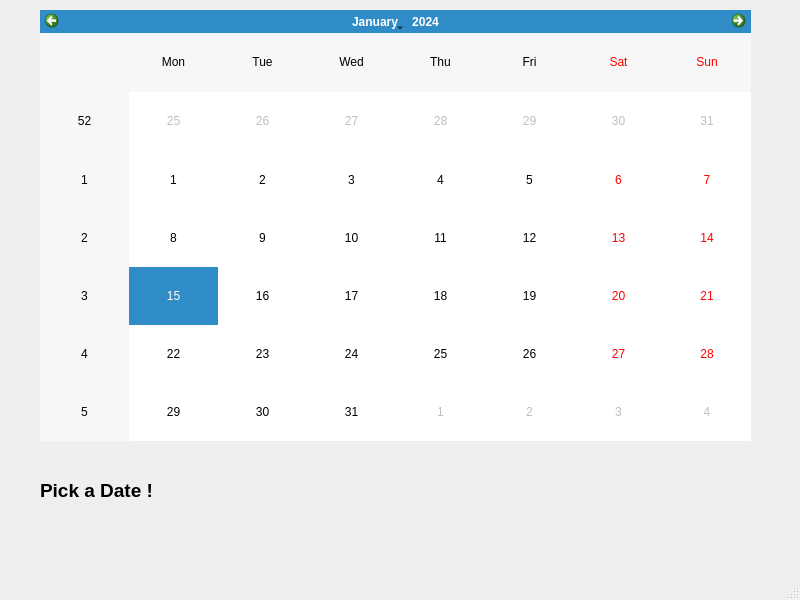
<?xml version="1.0" encoding="UTF-8"?>
<ui version="4.0">
 <class>MainWindow</class>
 <widget class="QMainWindow" name="MainWindow">
  <property name="geometry">
   <rect>
    <x>0</x>
    <y>0</y>
    <width>800</width>
    <height>600</height>
   </rect>
  </property>
  <property name="windowTitle">
   <string>MainWindow</string>
  </property>
  <widget class="QWidget" name="centralwidget">
   <widget class="QCalendarWidget" name="calendarWidget">
    <property name="geometry">
     <rect>
      <x>40</x>
      <y>10</y>
      <width>711</width>
      <height>431</height>
     </rect>
    </property>
   </widget>
   <widget class="QLabel" name="label">
    <property name="geometry">
     <rect>
      <x>40</x>
      <y>460</y>
      <width>711</width>
      <height>61</height>
     </rect>
    </property>
    <property name="font">
     <font>
      <pointsize>14</pointsize>
      <weight>75</weight>
      <bold>true</bold>
     </font>
    </property>
    <property name="text">
     <string>Pick a Date !</string>
    </property>
   </widget>
  </widget>
  <widget class="QMenuBar" name="menubar">
   <property name="geometry">
    <rect>
     <x>0</x>
     <y>0</y>
     <width>800</width>
     <height>27</height>
    </rect>
   </property>
  </widget>
  <widget class="QStatusBar" name="statusbar"/>
 </widget>
 <resources/>
 <connections/>
</ui>
